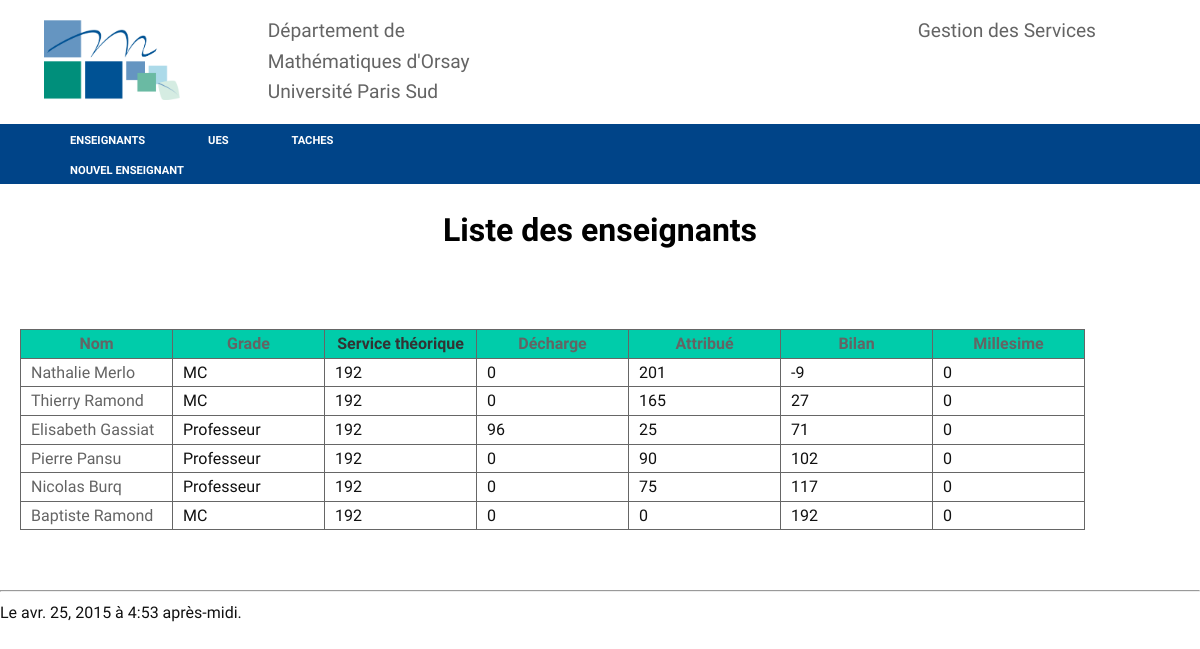
Before: /enseignants/ with the older database file.
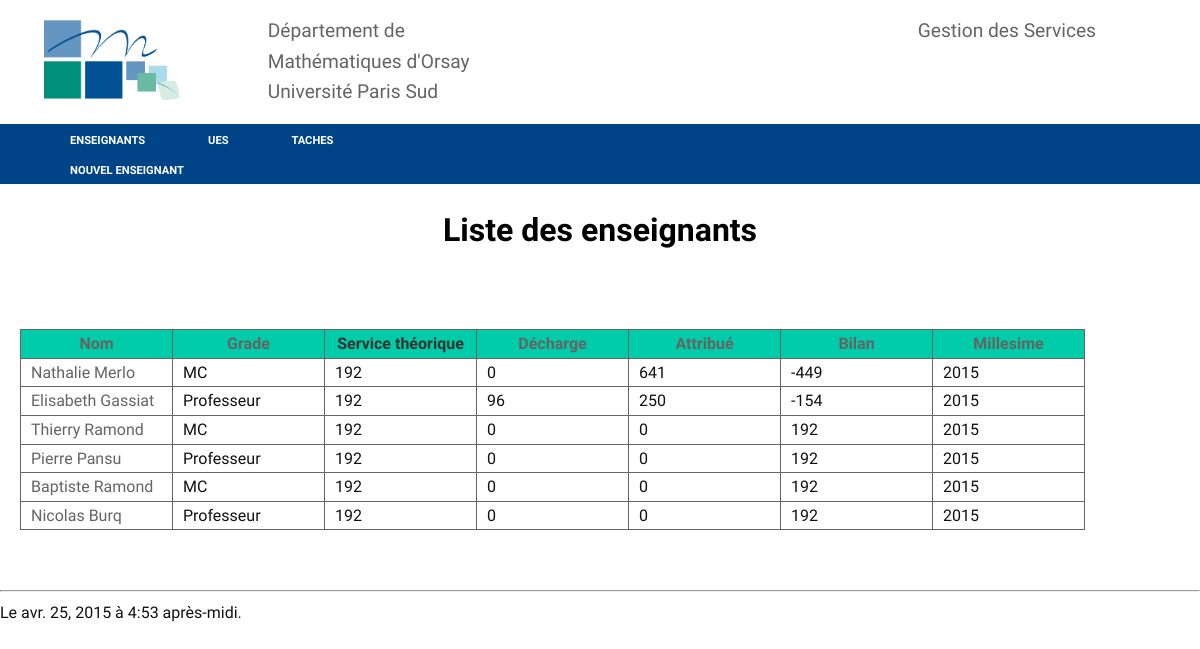
After: the same page with the newer database file.
### services/models.py (models this page shows, shortened)
class Enseignant(models.Model):
    nom = models.CharField(max_length = 100)
    prenom = models.CharField(max_length = 100)
    grade = models.CharField(max_length = 100)
    service_du = models.IntegerField (default = 192)
    decharge = models.IntegerField (default = 0)
    commentaire = models.CharField(max_length = 255, blank= True)
    arrivé_en = models.DateField(blank=True)
    photo = models.ImageField(blank=True)
    attribué = models.IntegerField (default = 0)
    bilan = models.IntegerField (default = 0)
    millesime = models.IntegerField (default = 0)
    class Meta():
        unique_together = ("nom", "prenom","millesime")
    def calcul_bilan(self):
        att=Tache.objects.filter(attribué_à = self).aggregate(Sum('horaire_eqtd'))['horaire_eqtd__sum']
        if att == None:
            att=0
        self.bilan = self.service_du-self.decharge-att
        self.save()
        return (self.service_du-self.decharge-att)
    def total_attribue_1(self):
        total = Tache.objects.filter(attribué_à = self).aggregate(Sum('horaire_eqtd'))
        if (total['horaire_eqtd__sum'] == None):
            total['horaire_eqtd__sum']=0
        self.total_attribue=total['horaire_eqtd__sum']
        self.save()
        return total['horaire_eqtd__sum']

### services/views.py (the view)
# urls.py: url(r'^enseignants/$', views.liste_enseignants, name ='enseignants'),
def liste_enseignants(request):
	order_by = request.GET.get('order_by', 'bilan')
	liste_ens = Enseignant.objects.order_by(order_by)
	return render(request, 'enseignants.html',{'datetime': timezone.now(), 'Enseignants' : liste_ens})

### services/templates/enseignants.html (shortened to what this page needs)
{% extends "base.html" %}
{% block content %}
<nav>
<ul >
<li><a href="{% url "enseignant-new" %}">Nouvel Enseignant</a></li>
</nav>
<h1>Liste des enseignants</h1>
<br/>
<br/>
<table>
<tr>
	<th> <a href="?order_by=nom">Nom</a> </th>
	<th> <a href="?order_by=grade">Grade</a></th>
	<th> Service théorique</th>
	<th> <a href="?order_by=-decharge">Décharge</a> </th>
	<th> <a href="?order_by=-attribué">Attribué</a></th>
	<th> <a href="?order_by=bilan">Bilan</a></th>
	<th> <a href="?order_by=millesime">Millesime</a></th>
</tr>
{% for enseignant in Enseignants%}
<tr>
	<td>
		<a href="{% url 'enseignant-view' enseignant.id%}">{{enseignant.prenom }} {{enseignant.nom}}</a>
	</td>
	<td>
		{{enseignant.grade}}
	</td>
	<td>
		{{enseignant.service_du}}
	</td>
	<td>
		{{enseignant.decharge}}
	</td>
	<td>
		{{enseignant.total_attribue_1}}
	</td>
	<td>
		{{enseignant.calcul_bilan}}
	</td>
	<td>
		{{enseignant.millesime}}
	</td>
</tr>
{% endfor %}
</table>
{% endblock %}

### services/templates/base.html (shortened to what this page needs)
<!DOCTYPE html>
{% load staticfiles %}
<html>
<head>
	<link rel="stylesheet" type="text/css" href="{% static 'services/trstyle.css' %}"/>
</head>
<body>
<header>
<logo>
	<img src="{% static 'services/images/dmo.png' %}" alt="" height=80px />
</logo>
<chapeau>
    <h2><a href="http://www.math.u-psud.fr">
    	Département de <br/> Mathématiques d'Orsay  </a>
        <br/> <a href="http://www.u-psud.fr">  Université Paris Sud</a>
    </h2>
</chapeau>
<chapeau_droit>
    <h2> Gestion des Services<h2/>
</chapeau_droit>
</header>
<nav>
<ul >
<li> <a href="{% url 'enseignants' %}">Enseignants</a></li>
<li> <a href="{% url 'ues' %}">UEs</a></li>
<li> <a href="{% url 'taches' %}">Taches</a></li>
</ul>
</nav>
{% block content %}
{% endblock %}
<br>
<br>
<hr>
Le {{datetime|date:"DATE_FORMAT"}} à {{datetime|time:"TIME_FORMAT"}}.
</body>
</html>

### services/static/services/trstyle.css (style rules this page uses)
body { background-color: #fff; font: 16px/1.6 'Oxygen',sans-serif; color: #111; margin: 0px; min-width:1000px; min-height: 1300px; z-index: 1000; }
header { display: flex; display: -webkit-flex; flex-direction: row; -webkit-flex-direction: row; justify-content: space-around; -webkit-justify-content: space-around; background-color:rgba(255,255,255,1); color: rgba(100,100,100,1); font-size: 1em; border-top: rgba(0, 68, 136,.7) solid 0px; }
a { color: rgba(100,100,100,1); text-decoration: none; }
logo { margin-top: 20px; }
chapeau { display: flex; display: -webkit-flex; flex-direction:column; -webkit-flex-direction: column; align-content: flex-start; -webkit-align-content: flex-start; padding-right: 20%; }
chapeau_droit { display: flex; display: -webkit-flex; flex-flow:column; -webkit-flex-flow: column; align-content: flex-end; -webkit-align-content: flex-end; text-align: right; padding-left: 10%; padding-right: 5%; }
h1 { text-align: center; color: #000; }
h2 { font-size:1.2em; font-weight: normal; }
table { border-collapse: collapse; margin-left: 20px; margin-right: 20px; }
td { border: 1px solid #666; width: 140px; text-align: left; padding-left:10px; }
th { border: 1px solid #666; width: 100px; text-decoration: bold; color:#333; background-color: #0CA; }
th a { text-decoration: none; }
nav { background-color: rgba(0, 68, 136,1); height:30px; padding-left: 0px; font-size: .7em; text-transform: uppercase; font-weight: bold; }
nav ul { list-style-type: none; display: inline; }
nav li { display: inline; margin: 20px; }
nav a { display: inline-block; height: 22px; padding: 8px 10px 0px 10px; color: rgba(255,255,255,1); }

Changed rows visible on the page:
changed Enseignant "Nathalie": total_attribue_1 "201" → "641"; calcul_bilan "-9" → "-449"; millesime "0" → "2015"
changed Enseignant "Elisabeth": total_attribue_1 "25" → "250"; calcul_bilan "71" → "-154"; millesime "0" → "2015"; moves up the list
changed Enseignant "Thierry": total_attribue_1 "165" → "0"; calcul_bilan "27" → "192"; millesime "0" → "2015"
changed Enseignant "Pierre": total_attribue_1 "90" → "0"; calcul_bilan "102" → "192"; millesime "0" → "2015"
changed Enseignant "Baptiste": millesime "0" → "2015"; moves up the list
changed Enseignant "Nicolas": total_attribue_1 "75" → "0"; calcul_bilan "117" → "192"; millesime "0" → "2015"
